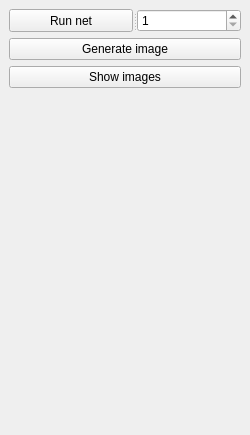
<?xml version="1.0" encoding="UTF-8"?>
<ui version="4.0">
 <class>RightPanel</class>
 <widget class="QDockWidget" name="RightPanel">
  <property name="geometry">
   <rect>
    <x>0</x>
    <y>0</y>
    <width>250</width>
    <height>435</height>
   </rect>
  </property>
  <property name="windowTitle">
   <string>DockWidget</string>
  </property>
  <widget class="QWidget" name="dockWidgetContents">
   <layout class="QGridLayout" name="gridLayout">
    <item row="0" column="0">
     <widget class="QSplitter" name="splitter">
      <property name="orientation">
       <enum>Qt::Horizontal</enum>
      </property>
      <widget class="QPushButton" name="pBRunNet">
       <property name="text">
        <string>Run net</string>
       </property>
      </widget>
      <widget class="QSpinBox" name="spinBox">
       <property name="minimum">
        <number>1</number>
       </property>
       <property name="maximum">
        <number>999999999</number>
       </property>
      </widget>
     </widget>
    </item>
    <item row="1" column="0">
     <widget class="QPushButton" name="pBGenerateImage">
      <property name="text">
       <string>Generate image</string>
      </property>
     </widget>
    </item>
    <item row="2" column="0">
     <widget class="QPushButton" name="pBShowImages">
      <property name="text">
       <string>Show images</string>
      </property>
     </widget>
    </item>
    <item row="3" column="0">
     <spacer name="verticalSpacer">
      <property name="orientation">
       <enum>Qt::Vertical</enum>
      </property>
      <property name="sizeHint" stdset="0">
       <size>
        <width>20</width>
        <height>298</height>
       </size>
      </property>
     </spacer>
    </item>
   </layout>
  </widget>
 </widget>
 <resources/>
 <connections/>
</ui>
